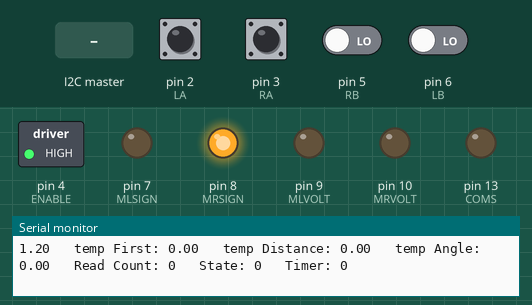
Simulated run of this sketch. Board: Arduino Uno, built with avr-gcc and run on an emulated ATmega328P. Parts: switched loads named in the sketch (green lamp = pin HIGH), output pins drawn as LEDs (lit = HIGH), the last lines printed to the serial monitor. Dashed ring = blinking. The inputs (shaded band) are chosen by the test bench; at power-on: pin 2 (LA), pin 3 (RA), pin 5 (RB), pin 6 (LB) LOW.

Above: at 1.2 s.
1.3 s: pin 3 (RA) driven HIGH
At 1.59 s:
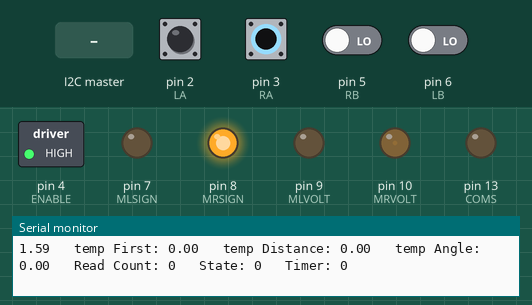
4.3 s: pin 2 (LA) driven HIGH
At 6.29 s:
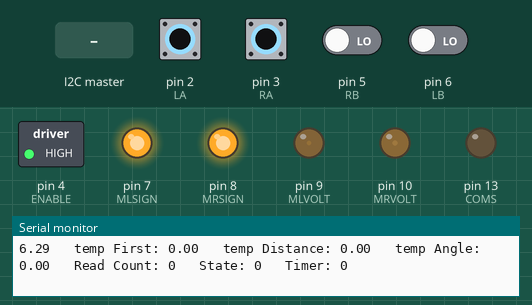
7.3 s: the I2C master sends the byte 200
At 8.45 s:
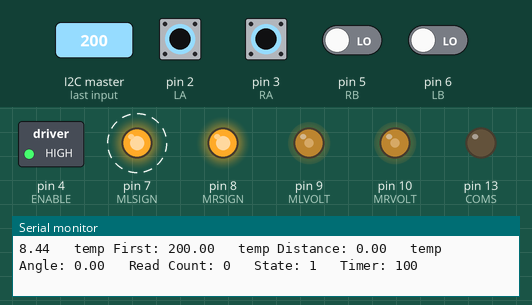
10.3 s: the I2C master sends the byte 90
At 13.2 s:
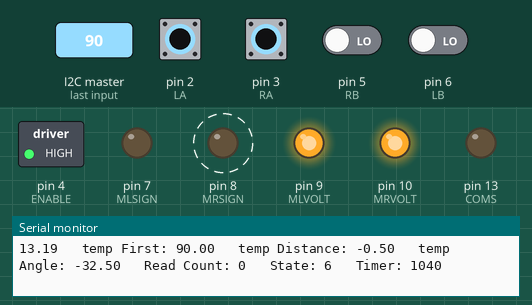
13.3 s: pin 3 (RA) pulsed LOW 2 times (0.12 s each, 0.3 s apart)
16.9 s: pin 2 (LA) pulsed LOW 2 times (0.12 s each, 0.3 s apart)
Timing chart, 0 to 21.5 s (numbered marks = the images above; inputs shaded):
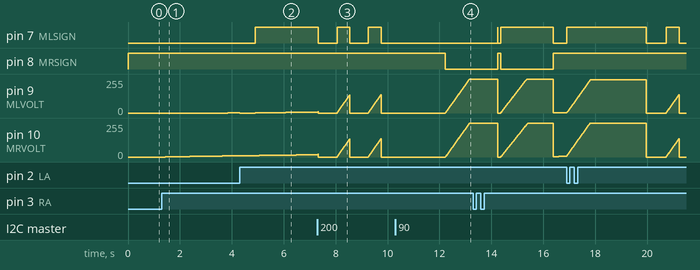

The sketch:

final_demo.ino
```cpp
/*
    Brent Misare
    EENG350

    Description: This arduino code implelemts a finite state machine
    to have the robot seek a cart makred with an Aruco marker, and
    pull it to a location marked with a second Aruco.

    Circuit:
    Attach Motor Driver to the Arduino

    Left Wheel:
    Motor Red    <->  Motor Driver M1A
    Motor Black  <->  Motor Driver M1B
    Motor Green  <->  Ground
    Motor Blue   <->  5 VDC
    Motor Yellow <->  DI 2
    Motor White  <->  DI 6

    Right Wheel:
    Motor Red    <->  Motor Driver M2A
    Motor Black  <->  Motor Driver M2B
    Motor Green  <->  Ground
    Motor Blue   <->  5 VDC
    Motor Yellow <->  DI 3
    Motor White  <->  DI 5

    Battery Circuit + <-> Motor Driver VIN
    Battery Circuit - <-> Motor Driver GND
*/

//=======================================================================================================
//Libraries
//=======================================================================================================
#include <Wire.h>
#include <Encoder.h>

//=======================================================================================================
//Defines variables/constants
//=======================================================================================================
#define LA     2      // Sets pin for left wheel encoder signal A (Interupt compatable)
#define LB     6      // Sets pin for left wheel encoder signal B
#define RA     3      // Sets pin for right wheel encoder signal A (Interupt compatable)
#define RB     5      // Sets pin for right wheel encoder signal B

#define ENABLE 4      // Sets pin for motors 1 and 2 enable (Low = Deactivated)
#define MLSIGN 7      // Sets pin for motor 1 voltage sign  (effectively direction)
#define MRSIGN 8      // Sets pin for motor 2 voltage sign  (effectively direction)
#define MLVOLT 9      // Sets pin for motor 1 voltage       (effectively speed)
#define MRVOLT 10     // Sets pin for motor 2 voltage       (effectively speed)
#define FAULT  12     // Sets pin fault feedback
#define COMS   13     // Sets pin for i2c communication

#define SLAVE_ADDRESS 0x04  // Sets the address for the arduino when communicating with the pi

const float wheelRad = 0.2500;  // Radius of the wheels in feet (0.242782 measured) (Increasing this decreases travel distance)
const float botDiam  = 1.02000;  // Distance between the wheels in feet (0.85958 measured) (Increasing this increases travel distance)

int   voltLeft  = 0;   // Stores the PWM "voltage" going to the motor (0 - 255)
int   voltRight = 0;   // Stores the PWM "voltage" going to the motor (0 - 255)
float voltBar   = 0;   // Stores Vbar, the sum of the two voltages
float voltDelta = 0;   // Stores delta V, voltRight - voltLeft

unsigned long   startTime    = 0;   // Stores the start time of the loop
unsigned long   endTime      = 0;   // Stores the end time of the loop
int             timeDelay    = 10;  // Sample/cycle period in ms

// Stores encoder counts for both wheels
int   encCountLeft      = 0;
int   encCountRight     = 0;
int   encCountLeftPrev  = 0;
int   encCountRightPrev = 0;

// Stores times between encoder counts for both wheels
unsigned long timeLeft      = 0;
unsigned long timeLeftPrev  = 0;
unsigned long timeRight     = 0;
unsigned long timeRightPrev = 0;

// Angle (theta) values for the wheels
float thetaLeft     = 0;
float thetaRight    = 0;
float thetaLeftdot  = 0;
float thetaRightdot = 0;

// Position variables (Rho)
float rho          = 0;
float rhoDes       = 0;
float rhoErr       = 0;
float rhoErrPrev   = 0;

// Angular Position Variables (Phi)
float phi           = 0;
float phiDes        = 0;
float phiErr       = 0;
float phiErrPrev   = 0;

// Velocity variables (Rho dot)
float rhoDot       = 0;
float rhoDotMax    = 1;
float rhoDotPrev   = 0;
float rhoDotDes    = 0;
float rhoDotErr    = 0;
float rhoDotInt    = 0;
float rhoDotIntMax = 1.02;  // Maximum value for the integral sum

// Angular velocity variables (Phi dot)
float phiDot       = 0;
float phiDotMax    = PI/2.0;
float phiDotPrev   = 0;
float phiDotDes    = 0;
float phiDotErr    = 0;
float phiDotInt    = 0;
float phiDotIntMax = 1.457; // Maximum value for the integral sum

// Controller Constants
float Kp_phi    = 3.5; //2.5
float Kd_phi    = 0.5;
float Kp_rho    = 6.3;
float Kd_rho    = 1.7;
float Kp_phiDot = 0;
float Ki_phiDot = 350;
float Kp_rhoDot = 0;
float Ki_rhoDot = 500;

// Sets whether the controler sets the desired position or velocity
bool contVel  = false;

// Variables used to navigate the finite state machine
enum FSM {Boot, Seek, Pause, Check1, Stop1, Read1, Turn, Stop2, Forward, Stop3, Turn180, Backup, Turn90, Stop4, Read2, Turn2, Stop5, Pull1, Done};
FSM state      = Boot;
FSM nextState  = Boot;
bool firstLoop = true;
bool insideThresh = false;
int  FSMTimer  = 250;
int  phase     = 1;


// Used to store values read from the PI
float tempDummy  = 0;
float tempDist   = 0;   // in inches
float tempAngle  = 0;   // in deg
float tempTime   = 0;
float pullDist   = 0;
int count = 0;

// If true, the robot recieves simulated PI values after 5 seconds of scanning (for testing)
bool TESTMODE = false;

//=======================================================================================================
// Sets up Encoders
//=======================================================================================================
void encISRLeft(){
  // Reads values
  int valA = digitalRead(2);
  int valB = digitalRead(6);
  // Compares the values for A and B and increments accordingly
  if((valA == valB)){
    encCountLeft--;
  }else{
    encCountLeft++;
  }
  // Calculates and updates wheel velocity
  timeLeft = micros();
  thetaLeft = encCountLeft * (PI/400.0);
  thetaLeftdot = (encCountLeft - encCountLeftPrev) * (PI/400.0) * (1000000.0) / (timeLeft - timeLeftPrev);
  // Updates "previous" values
  encCountLeftPrev = encCountLeft;
  timeLeftPrev = timeLeft;
}

void encISRRight(){
  // Reads values
  int valA = digitalRead(3);
  int valB = digitalRead(5);
  if((valA == valB)){
    encCountRight++;
  }else{
    encCountRight--;
  }
  // Calculates and updates wheel velocity
  timeRight = micros();
  thetaRight = encCountRight * (PI/400.0);
  thetaRightdot = (encCountRight - encCountRightPrev) * (PI/400.0) * (1000000.0) / (timeRight - timeRightPrev);
  // Updates "previous" values
  encCountRightPrev = encCountRight;
  timeRightPrev = timeRight;
}

//=======================================================================================================
// Wheel and Movement functions
//=======================================================================================================
// moves the left wheel based on the PWM voltage value
void moveLeft(int voltage){
  voltage = normalize(voltage, 255);
  if(voltage < 0){
    digitalWrite(MLSIGN, HIGH);
    voltage = abs(voltage);
  }else{
    digitalWrite(MLSIGN, LOW);
  }
  analogWrite(MLVOLT, voltage);
}

// moves the right wheel based on the PWM voltage value
void moveRight(int voltage){
  voltage = normalize(voltage, 255);
  if(voltage < 0){
    digitalWrite(MRSIGN, LOW);
    voltage = abs(voltage);
  }else{
    digitalWrite(MRSIGN, HIGH);
  }
  analogWrite(MRVOLT, voltage);
}

// Sets various encoder/position/angle values to zero to stop the robot and reset it's position
void stopRobot(){
  encCountRight = 0;
  encCountLeft  = 0;
  encCountRightPrev = 0;
  encCountLeftPrev  = 0;
  phi = 0;
  rho = 0;
  phiDes = 0;
  rhoDes = 0;
  phiDotDes = 0;
  rhoDotDes = 0;
  phiDotInt = 0;
  rhoDotInt = 0;
}

void moveRobot(float distance, float angle, int milliseconds){
  contVel = false;
  rhoDes = distance;
  phiDes = angle;
  FSMTimer = milliseconds;
}

void moveRobotVel(float velocity, float milliseconds){
  contVel = true;
  rhoDotDes = velocity;
  //rhoDotDes = PI * radius * (2000.0 / milliseconds);
  //phiDotDes = PI * (2000.0 / milliseconds);
  FSMTimer = milliseconds;
}

//=======================================================================================================
// Calculation functions
//=======================================================================================================
// restrains values between the value "cap" and negative "cap"
float normalize(float voltage, float cap){
  if(voltage > cap){
    voltage = cap;
  }else if(voltage < (-1*cap)){
    voltage = (-1*cap);
  }
  return voltage;
}

// Converst degrees to raians
float degToRad(float deg){
  return (deg * (PI / 180.0));
}

//=======================================================================================================
// Transmit/Recieve functions
//=======================================================================================================
// reads the three values from the PI
void readFromPI(){
  if(Wire.available()){
    count++;
    tempDummy = 0;
    tempAngle = 0;
    tempDist  = 0;
    while(Wire.available()){
      tempDummy = Wire.read();
      tempAngle = Wire.read();
      tempDist  = Wire.read();
    }
    // converts read values to distance/angle
    tempAngle = (tempAngle/2.0) - 32.0;
    tempDist  = (tempDist/2.0);
    if(tempDist < 0){
      tempDist = 0;
    }
    // converts to proper units (rad and feet)
    tempAngle = degToRad(tempAngle);
    tempDist = (tempDist / 12.0);
  }
}

// pings the PI, return true if there are values on the wire
bool pingPI(){
  if(Wire.available()){
    while(Wire.available()){ //clears the wire
      tempDummy = Wire.read();
    }
    return true;
  }else{
    return false;
  }
}

// returns true if there is a non zero value on the wire, ie a marker is seen
bool checkForMarker(){
  if(Wire.available()){
    tempDummy = 0;
    tempAngle = 0;
    tempDist  = 0;
    while(Wire.available()){
      tempDummy = Wire.read();
      tempAngle = Wire.read();
      tempDist  = Wire.read();
    }
    tempAngle = (tempAngle/2.0) - 32.0;
    tempDist  = (tempDist/2.0);
    if((tempAngle == 0) && (tempDist == 0)){
      return false;
    }else{
      return true;
    }
  }
  return false;
}

void receiveData(int byteCount){
}

void sendData(){
}


//=======================================================================================================
// Setup
//=======================================================================================================
void setup() {
  // Initializes various pins
  // Encoder pins are set automatically with the "Encoder" library
  pinMode(ENABLE, OUTPUT);
  pinMode(MLSIGN, OUTPUT);
  pinMode(MRSIGN, OUTPUT);
  pinMode(MLVOLT, OUTPUT);
  pinMode(MRVOLT, OUTPUT);
  pinMode(LA,INPUT);
  pinMode(LB,INPUT);
  pinMode(RA,INPUT);
  pinMode(RB,INPUT);

  // Sets initial conditions of pins
  digitalWrite(ENABLE, HIGH);
  analogWrite(MLVOLT, 0);      // writes a PWM signal to the voltage pin
  analogWrite(MRVOLT, 0);      // writes a PWM signal to the voltage pin
  digitalWrite(MLSIGN, HIGH);  // writes to the voltage sign pin
  digitalWrite(MRSIGN, HIGH);  // writes to the voltage sign pin

  // Sets up serial communication
  Serial.begin(250000);

  // Attaches pins and ISR to interupt (for encoders)
  attachInterrupt(digitalPinToInterrupt(2), encISRLeft, RISING);
  attachInterrupt(digitalPinToInterrupt(3), encISRRight, RISING);

  // initialize i2c as slave
  pinMode(COMS, OUTPUT);
  Wire.begin(SLAVE_ADDRESS);

  // define callbacks for i2c communication
  Wire.onReceive(receiveData);
  Wire.onRequest(sendData);

}

//=======================================================================================================
// Main Loop
//=======================================================================================================
void loop() {
  // Stores the current run time to use in the delay at the endo of the loop
  startTime = millis();

// - - - - - - - - - - - - - - - - - - - Finite State Machine - - - - - - - - - - - - - - - - - - - - - -
  // Finite state machine {Boot(0), Seek(1), Pause(2), Check1(3), Stop1(4), Read1(5), Turn(6), Stop2(7), Forward(8), Stop3(9), Turn180(10), Backup(11), Stop4(12), Read2(13), Turn2, Stop5, Pull1, Done}
  switch(state){
    case Boot:
      if(pingPI() == true){
        firstLoop = true;
        nextState = Seek;
        pingPI();
      }else{
        nextState = Boot;
      }
      break;
    case Seek:
      if (firstLoop == true){
        //pingPI();
        contVel = true;
        rhoDotDes = 0;
        phiDotDes = (0.5*PI);
        firstLoop = false;
      }else if(FSMTimer <= 0){
        FSMTimer = 750;
        nextState = Pause;
      }
      break;
    case Pause:
      stopRobot();
      if(FSMTimer <= 0){
        nextState = Check1;
        firstLoop = true;
      }
      break;
    case Check1:
      if(checkForMarker() == true){
        nextState = Stop1;
        stopRobot();
        FSMTimer = 500;
      }else{
        nextState = Seek;
        FSMTimer = 500;
      }
      break;
    case Stop1:
      if(FSMTimer <= 0){
        //pingPI();
        nextState = Read1;
      }
      break;
    case Read1:
      if(firstLoop){
        FSMTimer = 1200;
        firstLoop = false;
      }else if(FSMTimer <= 0){
        readFromPI();
        firstLoop = true;
        nextState = Turn;
      }
      break;
    case Turn:
      if(firstLoop){
        moveRobot(0, tempAngle, 2000);
        firstLoop = false;
      }else if(FSMTimer <= 0){
        stopRobot();
        nextState = Stop2;
        firstLoop = true;
      }
      break;
    case Stop2:
      if(firstLoop){
        stopRobot();
        FSMTimer = 100;
        firstLoop = false;
      }else if(FSMTimer <= 0){
        nextState = Forward;
        firstLoop = true;
      }
      break;
    case Forward:
      if(firstLoop){
        pullDist = tempDist;
        moveRobot((tempDist - 1.3), 0, 10000);
        firstLoop = false;
        nextState = Forward;
      }else if(FSMTimer <= 0){
        nextState = Stop3;
        firstLoop = true;
      }else if(rhoErr <= 0.01 && FSMTimer <= 8000){
        FSMTimer = 0;
      }
      break;
    case Stop3:
      if(firstLoop){
        stopRobot();
        FSMTimer = 500;
        firstLoop = false;
      }else if(FSMTimer <= 0){
        firstLoop = true;
        if (phase == 1){
          nextState = Turn90;
          phase = 2;
        }else if (phase == 2){
          nextState = Turn180;
        }
      }
      break;
    case Turn180:
      if(firstLoop){
        moveRobot(0, 1.0*PI, 4000);
        firstLoop = false;
      }else if(FSMTimer <= 0){
        nextState = Backup;
        firstLoop = true;
      }
      break;
    case Backup:
      if(firstLoop){
        moveRobotVel(-1.5, 500);
        firstLoop = false;
        nextState = Backup;
      }else if(FSMTimer <= 0){
        nextState = Stop4;
        firstLoop = true;
        contVel = false;
      }
      break;
    case Turn90:
      if(firstLoop){
        moveRobot(0, 0.25*PI, 3000);
        firstLoop = false;
      }else if(FSMTimer <= 0){
        pingPI();
        nextState = Seek;
        firstLoop = true;
      }
      break;
    case Stop4:
      if(firstLoop){
        stopRobot();
        FSMTimer = 100;
        firstLoop = false;
      }else if(FSMTimer <= 0){
        //pingPI();
        //nextState = Read2;
        firstLoop = true;
        nextState = Pull1;
      }
      break;
    case Read2:
      if(firstLoop){
        FSMTimer = 1200;
        firstLoop = false;
        nextState = Read2;
      }else if(FSMTimer <= 0){
        readFromPI();
        firstLoop = true;
        nextState = Turn2;
      }
      break;
    case Turn2:
      if(firstLoop){
        moveRobot(0, (tempAngle - (0.08*PI)), 2000);
        firstLoop = false;
      }else if(FSMTimer <= 0){
        stopRobot();
        nextState = Stop5;
        firstLoop = true;
      }
      break;
    case Stop5:
      if(firstLoop){
        stopRobot();
        FSMTimer = 100;
        firstLoop = false;
      }else if(FSMTimer <= 0){
        nextState = Pull1;
        firstLoop = true;
      }
      break;
    case Pull1:
      if(firstLoop){
        moveRobot(pullDist, 0, 10000);
        firstLoop = false;
        nextState = Pull1;
      }else if(FSMTimer <= 0){
        nextState = Done;
        firstLoop = true;
      }else if(rhoErr <= 0.01 && FSMTimer <= 8000){
        FSMTimer = 0;
      }
      break;
    case Done:
      stopRobot();
      break;
    default:
      break;
  }
  state = nextState;
// - - - - - - - - - - - - - - - - - - - - - - - - - - - - - - - - - - - - - - - - - - - - - - - - - - -

// - - - - - - - - - - - - - - - - - - - - - - Controlers - - - - - - - - - - - -  - - - - - - - - - - -
  if(!contVel){
    // Angular Controller Outer Loop
    phi = wheelRad * (1.0 / botDiam) * (thetaRight - thetaLeft);
    phiErr = phiDes - phi;
    phiDotDes = (phiErr * Kp_phi) + (Kd_phi * (phiErr - phiErrPrev) * (1000.0 / timeDelay));
    phiDotDes = normalize(phiDotDes, phiDotMax);

    // Position Controller Outer Loop
    rho = wheelRad * (0.5) * (thetaRight + thetaLeft);
    rhoErr = rhoDes - rho;
    rhoDotDes = (rhoErr * Kp_rho) + (Kd_rho * (rhoErr - rhoErrPrev) * (1000.0 / timeDelay));
    rhoDotDes = normalize(rhoDotDes, rhoDotMax);
  }


  // Angular Velocity Controller
  phiDot = wheelRad * (thetaRightdot - thetaLeftdot) * (1.0 / botDiam);
  phiDotErr = phiDotDes - phiDot;
  phiDotInt += (phiDotErr) * (timeDelay / 1000.0);
  if(phiDotInt > phiDotIntMax){
    phiDotInt = phiDotIntMax;
  }
  voltDelta = (phiDotErr * Kp_phiDot) + (Ki_phiDot * phiDotInt);

  // Velocity Controller
  rhoDot = (0.5) * wheelRad * (thetaLeftdot + thetaRightdot);
  rhoDotErr = rhoDotDes - rhoDot;
  rhoDotInt += (rhoDotErr) * (timeDelay / 1000.0);
  if(rhoDotInt > rhoDotIntMax){
    rhoDotInt = rhoDotIntMax;
  }
  voltBar = (rhoDotErr * Kp_rhoDot) + (Ki_rhoDot * rhoDotInt);

  // Calculated left/right voltage values
  voltLeft  = (0.5)*(voltBar - voltDelta);
  voltRight = (0.5)*(voltBar + voltDelta);

  // Updates previous values
  phiErrPrev = phiErr;
  rhoErrPrev = rhoErr;
  phiDotPrev  = phiDot;
  rhoDotPrev  = rhoDot;

  // Sends voltages to the motor
  voltLeft  = (int)(normalize(voltLeft, 255));
  voltRight = (int)(normalize(voltRight, 255));
  moveLeft(voltLeft);
  moveRight(voltRight);
// - - - - - - - - - - - - - - - - - - - - - - - - - - - - - - - - - - - - - - - - - - - - - - - - - - -

  // Prints out various position/velocity/PWM values
  Serial.print(startTime / 1000.0);
  Serial.print("\t temp First: ");
  Serial.print(tempDummy);
  Serial.print("\t temp Distance: ");
  Serial.print(tempDist);
  Serial.print("\t temp Angle: ");
  Serial.print(tempAngle);
  Serial.print("\t Read Count: ");
  Serial.print(count);
  Serial.print("\t State: ");
  Serial.print(state);
  Serial.print("\t Timer: ");
  Serial.print(FSMTimer);
  Serial.print("\n");

  // Timing
  endTime = millis();
  if( timeDelay - (endTime - startTime) <= 0){
    Serial.print("ERROR!");
  }else{
    delay(timeDelay - (endTime - startTime));
  }

  // Movement Timer
  if(FSMTimer > 0){
    FSMTimer -= 10;
  }
}
```

Measured:
- after the input at 1.3 s, pin 9 (MLVOLT): 0/255 → 1/255 after 2.5 s; pin 10 (MRVOLT): moves from 0/255 to 10/255 over 2.8 s, starting after 0.14 s
- after the input at 4.3 s, pin 7 (MLSIGN): LOW → HIGH after 0.61 s
- after the input at 7.3 s, pin 7 (MLSIGN): alternates HIGH for 0.49 s and LOW for 0.71 s, starting at once
- after the input at 10.3 s, pin 7 (MLSIGN): stops changing and stays LOW; pin 8 (MRSIGN): HIGH → LOW after 1.9 s
